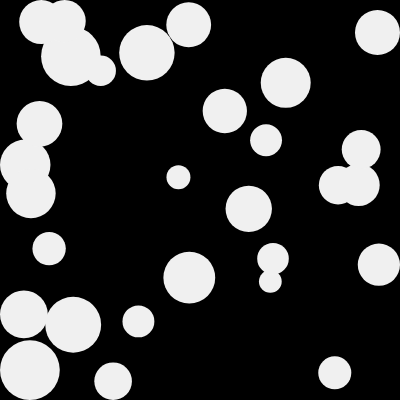
Frame 1 (no input)
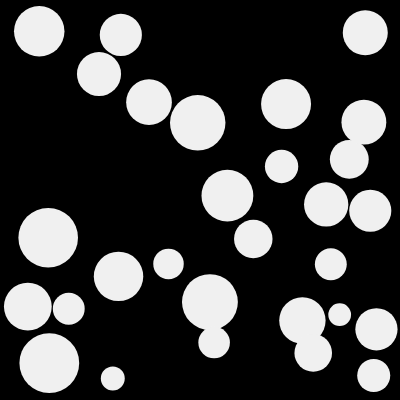
Frame 60 (no input)
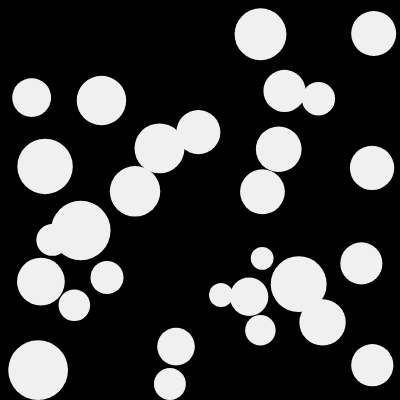
Frame 120 (the mouse pressed at the canvas centre since frame 60)

The p5.js sketch that drew these frames (run headless with seeded random() and noise() and a simulated clock; from frame 60 on, the mouse is pressed at the canvas centre):

// p5.js sketch
// ── sketch.js
let numBalls = 29;
let spring = 0.2;
let gravity = 0.0;
let friction = -1;
let balls = [];

let r;
let g;
let b;

let rslider = 0;
let gslider = 0;
let bslider = 0;

function setup() {
  createCanvas(400, 400);
  textSize(15);
  //fill(255, 204);

  // create sliders
  rslider = createSlider(0, 255, 0);
  rslider.position(5, 410);
  gslider = createSlider(0, 255, 0);
  gslider.position(5, 430);
  bslider = createSlider(0, 255, 0);
  bslider.position(5, 450);

  // fill("black");
  // background(r, g, b);
  // text("red", rslider.x * 2 + rslider.width, 355);
  // text("green", gslider.x * 2 + gslider.width, 375);
  // text("blue", bslider.x * 2 + bslider.width, 395);

  for (let i = 0; i < numBalls; i++) {
    balls[i] = new Ball(
      random(width),
      random(height),
      random(20, 60),
      i,
      balls
    );
  }
}

function draw() {
  const r = rslider.value();
  const g = gslider.value();
  const b = bslider.value();

  fill("black");
  background(r, g, b);

  // print text
  text("R: " + r, 150, 25);
  text("G: " + g, 150, 45);
  text("B: " + b, 150, 65);

  fill(240);
  noStroke();
  balls.forEach((ball) => {
    ball.collide();
    ball.move();
    ball.display();
    ball.fill();
  });
}

class Ball {
  constructor(xin, yin, din, idin, oin) {
    this.x = xin;
    this.y = yin;
    this.vx = 0;
    this.vy = 0;
    this.diameter = din;
    this.id = idin;
    this.others = oin;
  }

  //Kollidieren der Bälle
  collide() {
    for (let i = this.id + 1; i < numBalls; i++) {
      // console.log(others[i]);
      let dx = this.others[i].x - this.x;
      let dy = this.others[i].y - this.y;
      let distance = sqrt(dx * dx + dy * dy);
      let minDist = this.others[i].diameter / 2 + this.diameter / 2;
      //console.log(distance);
      //console.log(minDist);
      if (distance < minDist) {
        //console.log("2");
        let angle = atan2(dy, dx);
        let targetX = this.x + cos(angle) * minDist;
        let targetY = this.y + sin(angle) * minDist;
        let ax = (targetX - this.others[i].x) * spring;
        let ay = (targetY - this.others[i].y) * spring;
        this.vx -= ax;
        this.vy -= ay;
        this.others[i].vx += ax;
        this.others[i].vy += ay;
      }
    }
  }

  move() {
    this.vy += gravity;
    this.x += this.vx;
    this.y += this.vy;
    if (this.x + this.diameter / 2 > width) {
      this.x = width - this.diameter / 2;
      this.vx *= friction;
    } else if (this.x - this.diameter / 2 < 0) {
      this.x = this.diameter / 2;
      this.vx *= friction;
    }
    if (this.y + this.diameter / 2 > height) {
      this.y = height - this.diameter / 2;
      this.vy *= friction;
    } else if (this.y - this.diameter / 2 < 0) {
      this.y = this.diameter / 2;
      this.vy *= friction;
    }
  }

  display() {
    ellipse(this.x, this.y, this.diameter, this.diameter);
  }

  fill() {}
}

function mousePressed() {
  //r = random(100, 255);
  //console.log(r);
}
